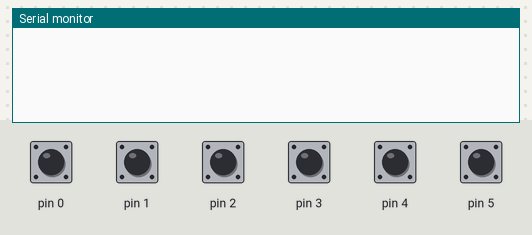
The sketch below on a simulated Arduino Leonardo, built with avr-gcc and run on an emulated ATmega32U4. Parts: the last lines printed to the serial monitor. The test bench sets the inputs (shaded band); at power-on: pin 0–5 HIGH. Random numbers use the default seed unless the sketch sets one; USB keyboard and mouse output is not drawn.

Above: at 1.2 s.
1.3 s: pin 5 pulled LOW for 0.15 s
At 2.0 s:
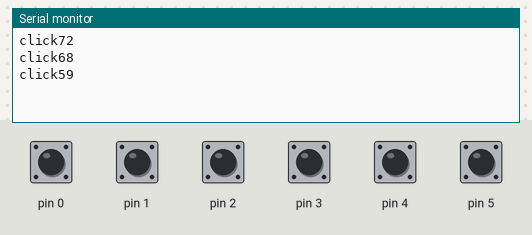
2.9 s: pin 5 pulled LOW for 1 s
At 4.6 s:
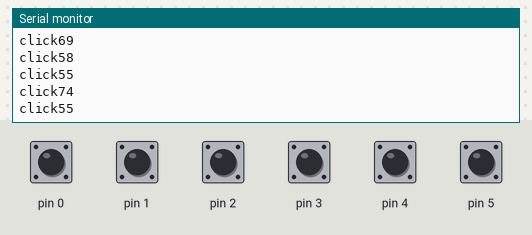
Timing chart, 0 to 6.1 s (numbered marks = the images above; inputs shaded):
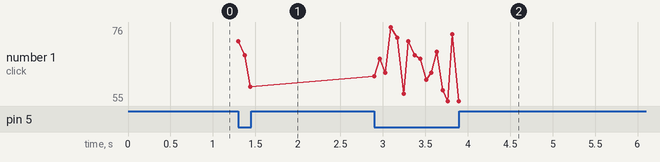

The sketch:

mouseRemake.ino
```cpp
#include <Arduino.h>
#include <Mouse.h> //import a librarie for the mouse clicking.
#include <Keyboard.h> //import a librarie for the Keyboard press's.

const byte key1Pin = (0); //used for keystrokes like 1,2 or 3.
const byte key2Pin = (1);
const byte key3Pin = (2);

const int volUpPin = (3);
const int volDownPIn = (4);

const byte leftClickPin = (5); //This pin is for clicking the left button.

const byte onPin = (6);

const int pinListKeys [3] = {key1Pin,key2Pin,key3Pin};
const int doListKeys [3] = {49,50,51};

short int standerdRandomNumber = 0;
const short int standardMax = (78);
const short int standardMin =(55);

short int fastRandomNumber = 0;
const short int fastMax = (55);
const short int fastMin =(33);

short int slowRandomNumber = 0;
const short int slowMax = (78);
const short int slowMin =(85);


void setup() {
  // put your setup code here, to run once:
  Mouse.begin();
  pinMode(key1Pin, INPUT_PULLUP);
  pinMode(key2Pin, INPUT_PULLUP);
  pinMode(key3Pin, INPUT_PULLUP);
  pinMode(volUpPin, INPUT_PULLUP);
  pinMode(volDownPIn, INPUT_PULLUP);
  pinMode(onPin, INPUT_PULLUP);
  pinMode(leftClickPin, INPUT_PULLUP);
}


void loop() {
  // put your main code here, to run repeatedly:
  if (digitalRead(leftClickPin) == LOW){
      Mouse.click();
      Serial.print("click");
      delay (standerdRandomNumber = random (standardMin, standardMax));
      Serial.println(standerdRandomNumber);
  }
  //This forloop is for Keyboard key.
  for(int i=0;i<3;i++){ //
    if(digitalRead(pinListKeys[i]) == LOW){
      Keyboard.press(doListKeys[i]);
    }
    else{
      Keyboard.release(doListKeys[i]);
    }
  }
  if (digitalRead(volUpPin) == LOW){

  }
  if (digitalRead(volDownPIn) == LOW){

  }

}
//Too do

// add button for mouse centering.
// add vol mute with MEDIA_VOLUME_MUTE.
//MEDIA_VOLUME_UP
//MEDIA_VOLUME_DOWN
//add mouse to move to the midle of the screen on button press.
```

Measured:
- after the input at 1.3 s, the serial monitor: prints a new line at once (image 1)
- after the input at 2.9 s, the serial monitor: prints a new line at once (image 2)
- plotted number 1: 59 → 55 after the input at 2.9 s
